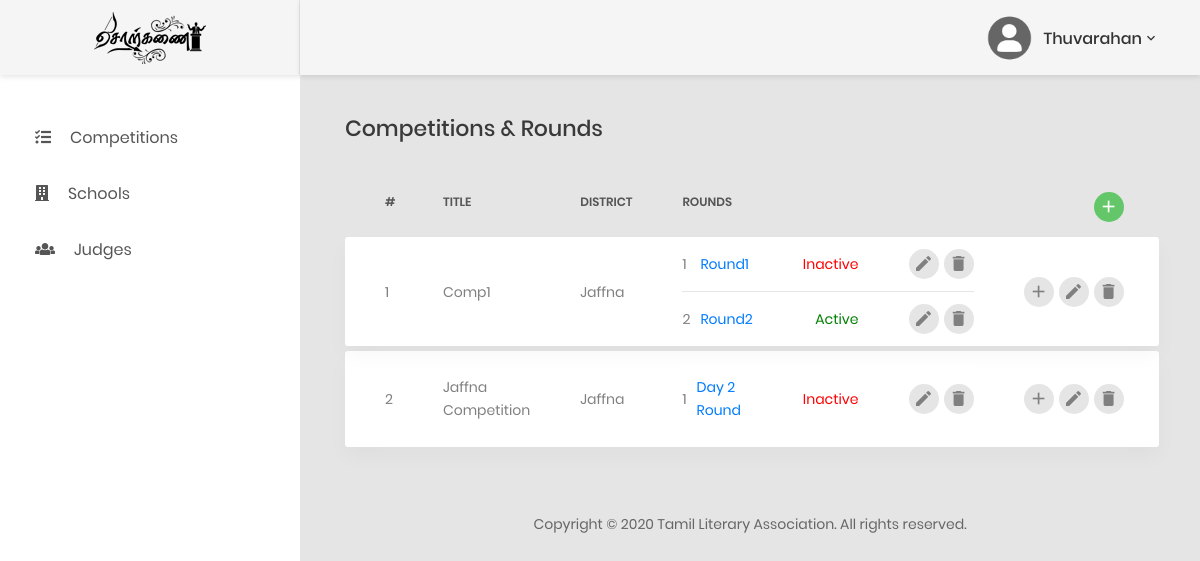
Page /competitions.php (signed in) on the committed database.
### tables this page shows
CREATE TABLE `tbl_competitions` (
  `competition_id` int(10) UNSIGNED ZEROFILL NOT NULL,
  `competition_name` varchar(255) NOT NULL,
  `district_id` int(5) UNSIGNED ZEROFILL DEFAULT NULL
);

CREATE TABLE `tbl_districts` (
  `district_id` int(5) UNSIGNED ZEROFILL NOT NULL,
  `district_name` varchar(100) NOT NULL
);

### competitions.php (the view, shortened to what this page needs)
<?php include_once 'header.php'; ?>
<div class="row">
    <div class="col-md-12">
        <h3 class="title-5 m-b-35">Competitions & Rounds</h3>
        <div class="table-responsive table-responsive-data2">
            <table class="table table-data2">
                <thead>
                    <tr>
                        <th>#</th>
                        <th>title</th>
                        <th>district</th>
                        <th>rounds</th>
                        <th style="padding-right: 35px;">
                            <div class="table-data-feature">
                                <a class="item" href="add.competition.php" data-toggle="tooltip" data-placement="top" title="Add Competition" style="background-color: #63c76a;">
                                    <i class="zmdi zmdi-plus" style="color: #FFF;"></i>
                                </a>
                            </div>
                        </th>
                    </tr>
                </thead>
                <tbody>
                    <?php
                    $query = mysqli_query($mysqli, "SELECT A.*, B.district_name, GROUP_CONCAT(C.round_id ORDER BY C.round_id ASC) AS round_ids, GROUP_CONCAT(C.round_name ORDER BY C.round_id ASC) AS round_names, GROUP_CONCAT(C.round_status ORDER BY C.round_id ASC) AS round_status FROM `tbl_competitions` A LEFT OUTER JOIN `tbl_districts` B USING (district_id) LEFT OUTER JOIN `tbl_rounds` C USING (competition_id) GROUP BY A.competition_id ORDER BY A.competition_id ASC");
                    if (mysqli_num_rows($query) > 0) {
                        $num = 0;
                        while ($row = mysqli_fetch_array($query)) {
                            $num += 1;
                            $round_ids = explode(',', $row['round_ids']);
                            $round_names = explode (",", $row['round_names']);
                            $round_status = array_map('intval', explode (",", $row['round_status']));
                    ?>
                    <tr class="tr-shadow">
                        <td><?php echo ($num); ?></td>
                        <td><?php echo ($row['competition_name']); ?></td>
                        <td><?php echo ($row['district_name']); ?></td>
                        <td class="round-content">
                            <?php if ($round_ids[0]!= '') { ?>
                            <table class="table">
                                <tbody>
                                    <?php for ($x = 0; $x < sizeof($round_names); $x++) { ?>
                                    <tr>
                                        <td><?php echo ($x + 1); ?></td>
                                        <td><a href="round.php?round_id=<?php echo $round_ids[$x]; ?>"><?php echo ($round_names[$x]); ?></a></td>
                                        <td class="text-right"
                                            <?php if ($round_status[$x] == '1') {
                                                echo 'style="color: green;">Active';
                                            } elseif ($round_status[$x] == '0') {
                                                echo 'style="color: red;">Inactive';
                                            } ?>
                                        </td>
                                        <td>
                                            <div class="table-data-feature">
                                                <a class="item" data-toggle="tooltip" data-placement="top" title="Edit Round" href="edit.round.php?id=<?php echo $round_ids[$x];?>">
                                                    <i class="zmdi zmdi-edit"></i>
                                                </a>
                                                <button class="item" data-toggle="tooltip" data-placement="top" title="Delete Round" round_id="<?php echo $round_ids[$x];?>" id="delete_round">
                                                    <i class="zmdi zmdi-delete"></i>
                                                </button>
                                            </div>
                                        </td>
                                    </tr>
                                    <?php } ?>
                                </tbody>
                            </table>
                            <?php } else { echo "<i>Unavailable</i>"; } ?>
                        </td>
                        <td>
                            <div class="table-data-feature">
                                <a class="item" data-toggle="tooltip" data-placement="top" title="Add Round" href="add.round.php?id=<?php echo $row['competition_id'];?>&name=<?php echo $row['competition_name'];?>">
                                    <i class="zmdi zmdi-plus"></i>
                                </a>
                                <a class="item" data-toggle="tooltip" data-placement="top" title="Edit Competition" href="edit.competition.php?id=<?php echo $row['competition_id'];?>">
                                    <i class="zmdi zmdi-edit"></i>
                                </a>
                                <button class="item" data-toggle="tooltip" data-placement="top" title="Delete Competition" competition_id="<?php echo $row['competition_id'];?>" id="delete_competition">
                                    <i class="zmdi zmdi-delete"></i>
                                </button>
                            </div>
                        </td>
                    </tr>
                    <tr class="spacer"></tr>
                    <?php }} else { ?>
                    <tr class="tr-shadow">
                        <td colspan="6" style="text-align: center;">No results found.</td>
                    </tr>
                    <?php } ?>
                </tbody>
            </table>
        </div>
    </div>
</div>
<?php include_once 'footer.php'; ?>

### rows in the picture
tbl_competitions: competition_name "Comp1", district.district_name "Jaffna", x "Round1", x "Round2"
tbl_competitions: competition_name "Jaffna Competition", district.district_name "Jaffna", x "Day 2 Round", shows "Inactive"

### other values in the picture
$_SESSION['firstname'] "Thuvarahan"
